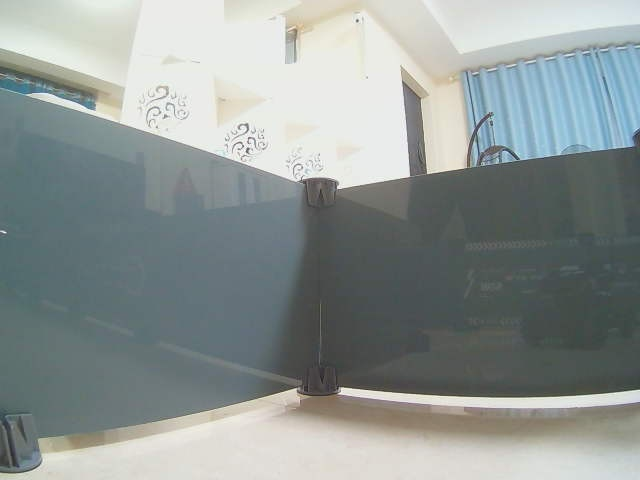
#> input picture 23科大讯飞大赛/ucar_ws-2021/src/taurus_pkg/darknet/0.jpg, 640 x 480 px, found by its file name
$ python 'match(old).py'
#> lines starting #> are read from the running program, lines starting #| are printed output that depends on the picture
#!/usr/bin/env python
# -*- coding: utf-8 -*-
import random
import math
import cv2
import matplotlib.pyplot as plt
import matplotlib.image as mpimg
from PIL import Image
import numpy as np
def match_2img(imgL_path,imgR_path,MinMatchNum):
    #设置一个至少10个匹配的条件（有MinMatchNum指定）来找目标
    #MinMatchNum = 20
    #读取照片
#> called with MinMatchNum = 3
    L = cv2.imread(imgL_path)          # queryImage
#> L is the input picture: shape (480, 640, 3); mean B, G, R 148.9, 150.5, 142.6
    R = cv2.imread(imgR_path)          # trainImage
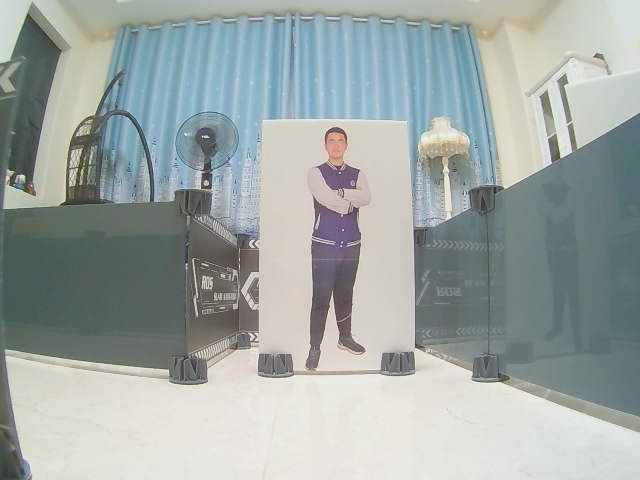
#> input picture 23科大讯飞大赛/ucar_ws-2021/src/taurus_pkg/darknet/1.jpg, 640 x 480 px, found by its file name
#> R is the input picture: shape (480, 640, 3); mean B, G, R 165, 167.6, 158.8
    #高斯滤波
    L = cv2.GaussianBlur(L,(3,3),0)
    R = cv2.GaussianBlur(R,(3,3),0)
    #创建sift检测器
    sift = cv2.xfeatures2d.SIFT_create()
    # 计算所有特征点的特征值kp和特征向量des并获取
    left_kp, left_des = sift.detectAndCompute(R, None)
#> left_kp = 710 keypoints; strongest (x, y, size): (22, 177, 4.4), (397, 363, 19.1), (275, 365, 19.6), (206, 183, 3.1)
    righ_kp, righ_des = sift.detectAndCompute(L, None)
#> righ_kp = 309 keypoints; strongest (x, y, size): (344, 391, 6.8), (448, 154, 26.2), (413, 99, 15.9), (359, 294, 143.2)
    # BFMatcher爆力解决匹配，但是不好的特征值匹配较多
    bf = cv2.BFMatcher()
    matches = bf.knnMatch(left_des, righ_des, k=2)
#> matches = 710 matches
    # 进行特征点匹配筛选
    BetterChoose1 = []
    for m, n in matches:
        #认为第一近的点小于第二近的点一倍以上是好的匹配BetterChoose1
        if m.distance < 0.5 * n.distance:
            BetterChoose1.append(m)
#> after the loop, BetterChoose1 = 2 matches
    # 但是由于爆力匹配的较好结果BetterChoose1匹配效果仍然不理想。
    # 所以我们想到用Ransat的方法优化匹配结果
    BetterChoose2 = np.expand_dims(BetterChoose1, 1)
    match = cv2.drawMatchesKnn(L, left_kp, R, righ_kp, BetterChoose2[:30], None, flags=2)
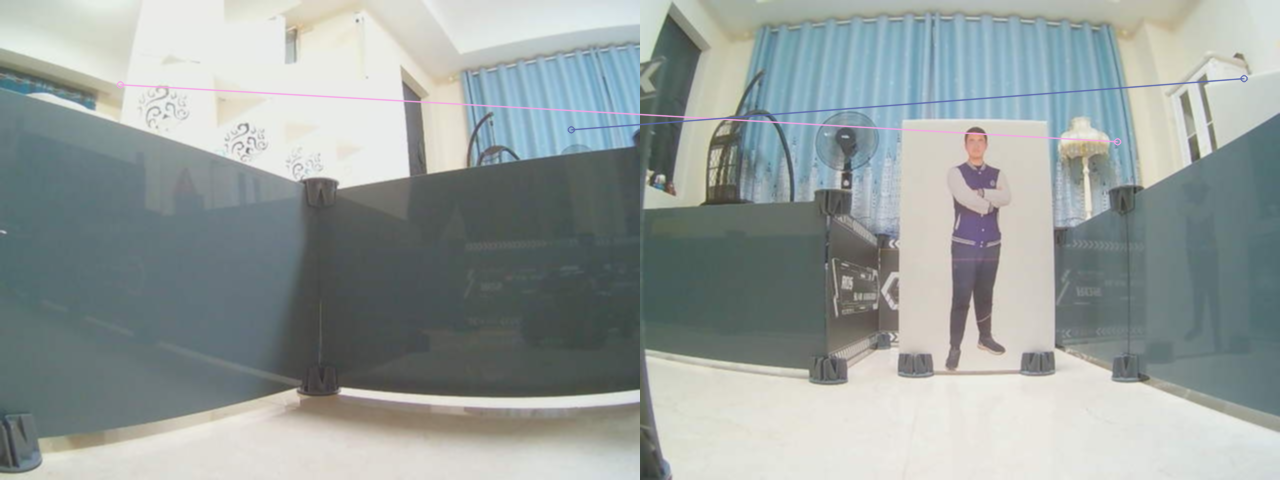
#> match: shape (480, 1280, 3); mean B, G, R 157.1, 158.9, 150.8
    # 判断是否当前模型已经符合超过MinMatchNum个点
    if len(BetterChoose1) > MinMatchNum:
        # 获取关键点的坐标
        src_pts = np.float32([left_kp[m.queryIdx].pt for m in BetterChoose1]).reshape(-1, 1, 2)
        dst_pts = np.float32([righ_kp[m.trainIdx].pt for m in BetterChoose1]).reshape(-1, 1, 2)
        #在这里调用RANSAC方法得到解H
        H, modle = cv2.findHomography(src_pts, dst_pts, cv2.RANSAC, 5.0)
        wrap = cv2.warpPerspective(R, H, (R.shape[1] + R.shape[1], R.shape[0] + R.shape[0]))
        wrap[0:R.shape[0], 0:R.shape[1]] = L
        #得到新的位置
        rows, cols = np.where(wrap[:, :, 0] != 0)
        min_row, max_row = min(rows), max(rows) + 1
        min_col, max_col = min(cols), max(cols) + 1
        # 去除黑色无用部分
        LeftAndRight = wrap[min_row:max_row, min_col:max_col, :]
        scal=0.7
        cv2.imwrite('/home/ucar/ucar_ws/src/taurus_pkg/darknet/connect.jpg',cv2.resize(LeftAndRight,(0, 0),fx=scal,fy=scal,interpolation=cv2.INTER_NEAREST))
#> (the run stopped early here; a loop or call above may not have finished)
